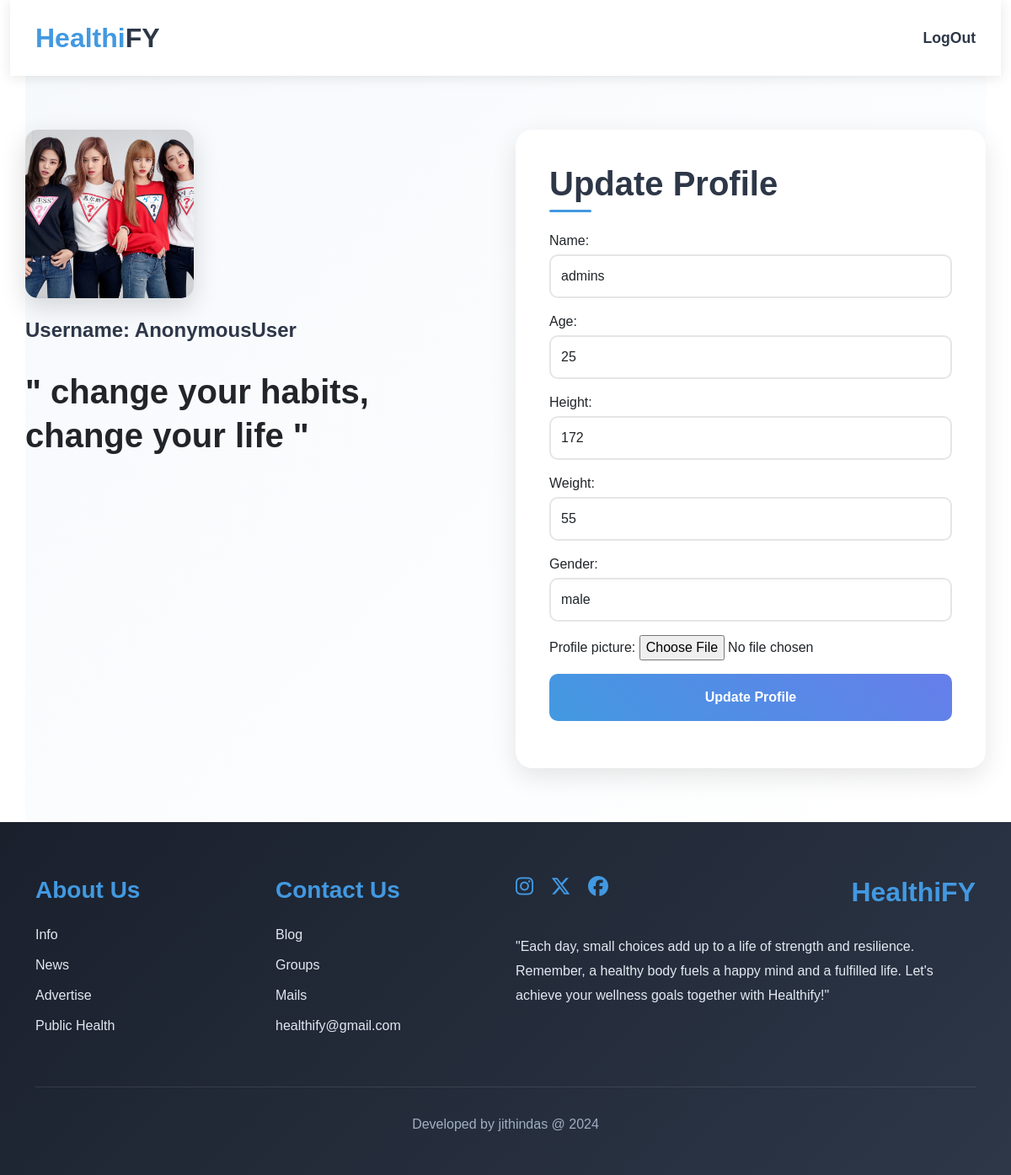
/upuser/5, run on an earlier commit of the app's database.
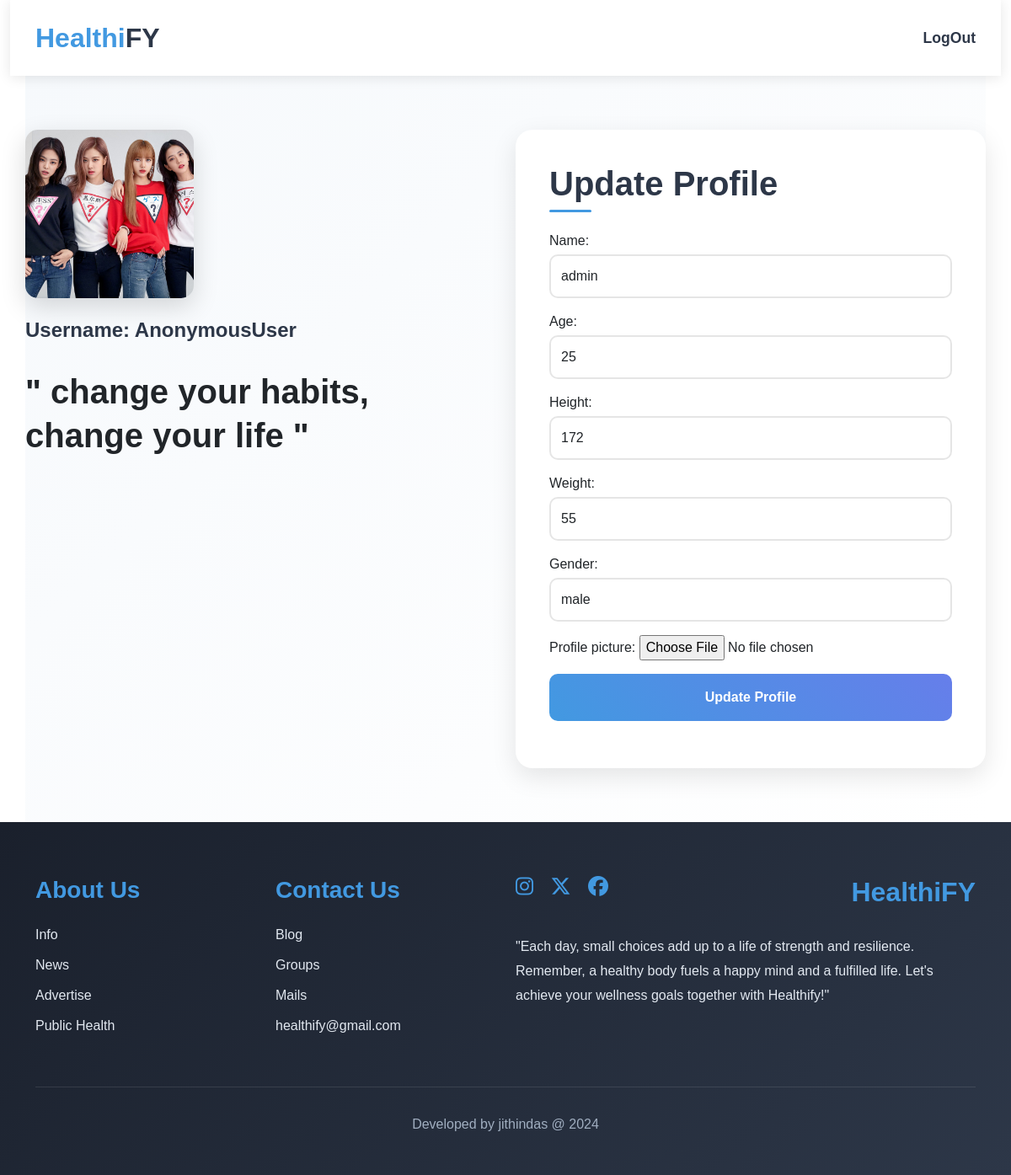
And on a later commit of the database.
### web/models.py (models this page shows, shortened)
class UserProfile_Model(models.Model):
    name=models.CharField(max_length=100,null=True)
    age=models.PositiveIntegerField(null=True)
    height=models.IntegerField(null=True)
    weight=models.IntegerField(null=True)
    gender=models.CharField(max_length=100,choices=[('male','male'),
                                                    ('female','female')],null=True)
    profile_picture=models.FileField(upload_to='images',null=True,blank=True)
    user=models.OneToOneField(User,on_delete=models.CASCADE)
    created_date=models.DateField(auto_now_add=True)
    updated_date=models.DateField(auto_now=True)
    is_active=models.BooleanField(default=True)
    def create_profile(sender,instance,created,**kwargs):
        if created:
            UserProfile_Model.objects.update_or_create(user=instance)
    post_save.connect(sender=User,receiver=create_profile)

### web/views.py (the view, shortened to what this page needs)
# urls.py: path('upuser/<int:pk>', Update_UserProfile_View.as_view(),name='upuser'),
class Update_UserProfile_View(View):
    def get(self, request, *args, **kwargs):
        id = kwargs.get('pk')
        data=UserProfile_Model.objects.get(id=id)
        form = UserProfile_Form(instance=data)
        return render(request, 'profile_update.html', {'form': form,'data':data})

### web/templates/profile_update.html (shortened to what the changed rows need)
<!DOCTYPE html>
<html lang="en">
<head>
    <link href="https://cdn.jsdelivr.net/npm/bootstrap@5.3.3/dist/css/bootstrap.min.css" rel="stylesheet">
    <link rel="stylesheet" href="https://cdnjs.cloudflare.com/ajax/libs/font-awesome/6.6.0/css/all.min.css">
</head>
<body>
    {% block content %}
    <div class="container block1">
        <div class="row">
            <div class="col-lg-6 col-md-6 col-sm-12 col-12">
                {%if data.profile_picture%}
                <div class="profile-image-container" style="background-image: url('{{data.profile_picture.url}}'); background-size: cover; background-position: center;"></div>
                {%else%}
                <div class="profile-image-container" style="background-size: cover; background-position: center; border: 2px solid black;"></div>
                {%endif%}
                <h4 class="block1_sub_heading">Username: {{request.user}}</h4>
                <div class="motivation-quote">
                    " change your habits,<br>change your life "
                </div>
            </div>
            <div class="col-lg-6 col-md-6 col-sm-12 col-12">
                <div class="profile-form-container">
                    <h1 class="block1_heading">Update Profile</h1>
                    <form action="" method="post" enctype="multipart/form-data">
                        {{form.as_p}}
                    </form>
                </div>
            </div>
        </div>
    </div>
    {% endblock content %}
    <div class="container-fluid footer">
        <div class="container">
            <div class="row">
                <div class="col-lg-6 col-md-6 col-sm-12 col-12">
                    <div class="d-flex justify-content-between align-items-start">
                        <h1 class="footer_heading1">HealthiFY</h1>
                    </div>
                </div>
            </div>
        </div>
    </div>
</body>
</html>

What changed in the data, as far as the page shows it:
changed UserProfile_Model "male": name "admins" → "admin"
